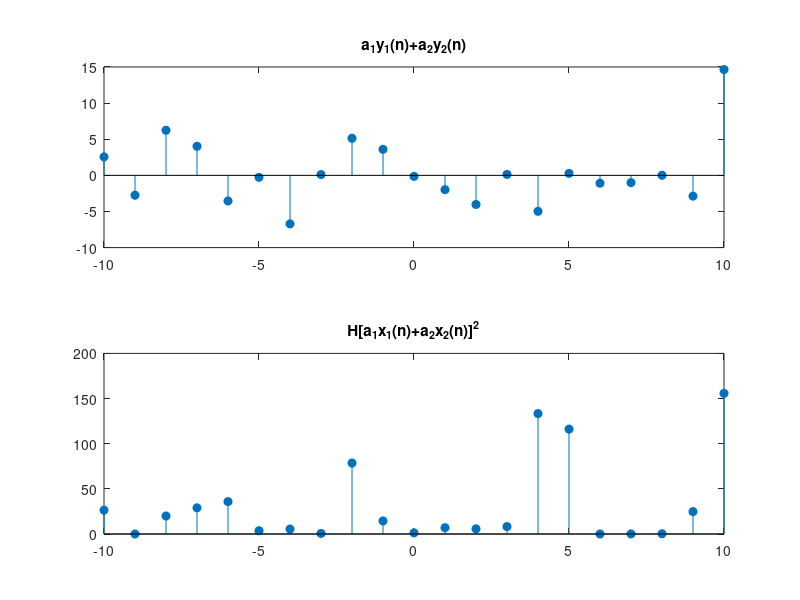

The MATLAB source for this figure:
n=-10:10;
x1=randn(size(n));
x2=randn(size(n));
a1=6; a2=-3;
y1=x1.^2;
y2=x2.^2;
y=(a1*x1 + a2*x2).^2;
subplot(211);, stem(n,a1*y1+a2*y2,'filled');
title('a_1y_1(n)+a_2y_2(n)');
subplot(212);, stem(n,y,'filled');
title('H[a_1x_1(n)+a_2x_2(n)]^2');